Frame 1 (no input): blank canvas, image omitted
Frame 60 (the mouse pressed at the canvas centre just before this capture): blank canvas, image omitted
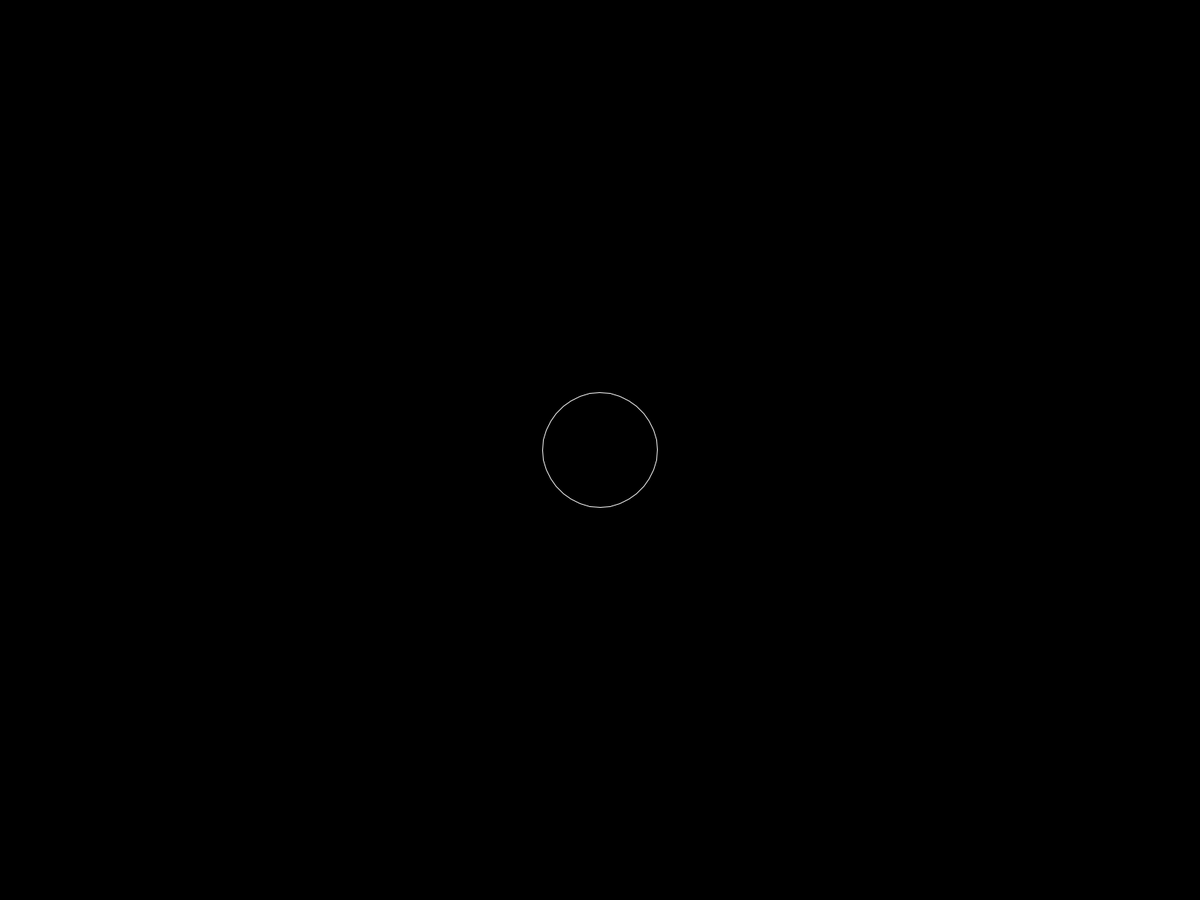
Frame 120 (the mouse held since frame 60 and released just before this capture)

The Processing sketch whose frames 1 and 60 were blank and that drew this single picture after the mouse press (run headless with seeded random() and noise(); from frame 60 on, the mouse is pressed at the canvas centre):

// Processing sketch: Muz
// ── Muz.pde
/**
 5 min app. Click for a suspicious rhythm...
 @Tech Processing.org - Android
 @Author P.Dymala
 */

import java.util.ArrayList;

int numberOfFreqs = 36;
float rad = 200;
ArrayList<Ova> ov = new ArrayList<Ova>();

void setup() {
  fullScreen();
  background(0);
  stroke(255);
  noFill();
}


void draw() {
  background(0);

  if (ov.size() > 0) {
    for (Ova o : ov) {
      o.draw();
    }
  }
}
void mousePressed() {

  ov.add(new Ova(mouseX, mouseY));
}

// ── Ova.pde
class Ova {
  float x, y = 0;
  float xoff = 0;
  public Ova(float x, float y) {
    this.x = x;
    this.y = y;
  }

  void draw() {
   
    pushMatrix();
    translate(x, y);

    xoff = xoff + random(.05);
    beginShape();

    for (float i = TWO_PI/numberOfFreqs; i < TWO_PI; i+= TWO_PI/numberOfFreqs) {

      float temp = noise(xoff) * rad;
      vertex(temp * cos(i), temp * sin(i));
    }
    endShape(CLOSE);
    popMatrix();
  }
}
